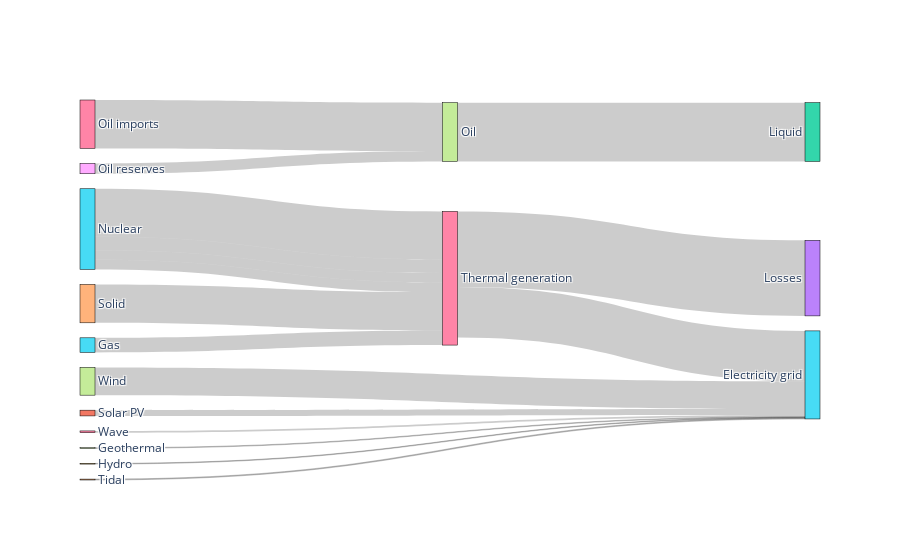

This figure's notebook cell:
### Code cell
fig = go.Figure(data=[go.Sankey(
    valueformat = ".0f",
    valuesuffix = "TWh",
    node = dict(
      pad = 15,
      thickness = 15,
      line = dict(color = "black", width = 0.5),
      label =  cdf['Labels'].dropna(),
    ),
    link = dict(
      source =  lvg['source'],
      target =  lvg['target'],
      value =  lvg['value'],
      label =  lvg['label'],
  ))])

fig.show()

### Figure 1 — Plotly figure (JSON) as saved in the notebook; plotly's stock layout.template omitted (floating-point values rounded to 4 significant figures)
{"data": [{"link": {"label": [null, null, null, "Old generation plant (made-up)", "New generation plant (made-up)", null, null, null, null, null, null, null, null, null, null, null, null], "source": [5, 27, 29, 35, 35, 41, 4, 26, 44, 46, 47, 35, 35, 26, 36, 38, 37], "target": [26, 15, 15, 26, 26, 15, 26, 15, 15, 15, 15, 26, 26, 3, 37, 37, 2], "value": [151.9, 7.013, 6.995, 500, 140.0, 59.9, 400.1, 525.5, 9.452, 19.01, 289.4, 100, 100, 787.1, 504.3, 107.7, 612.0]}, "node": {"label": ["Agricultural 'waste'", "Bio-conversion", "Liquid", "Losses", "Solid", "Gas", "Biofuel imports", "Biomass imports", "Coal imports", "Coal", "Coal reserves", "District heating", "Industry", "Heating and cooling - commercial", "Heating and cooling - homes", "Electricity grid", "Over generation / exports", "H2 conversion", "Road transport", "Agriculture", "Rail transport", "Lighting & appliances - commercial", "Lighting & appliances - homes", "Gas imports", "Ngas", "Gas reserves", "Thermal generation", "Geothermal", "H2", "Hydro", "International shipping", "Domestic aviation", "International aviation", "National navigation", "Marine algae", "Nuclear", "Oil imports", "Oil", "Oil reserves", "Other waste", "Pumped heat", "Solar PV", "Solar Thermal", "Solar", "Tidal", "UK land based bioenergy", "Wave", "Wind"], "line": {"color": "black", "width": 0.5}, "pad": 15, "thickness": 15}, "type": "sankey", "valueformat": ".0f", "valuesuffix": "TWh"}], "layout": {}}
